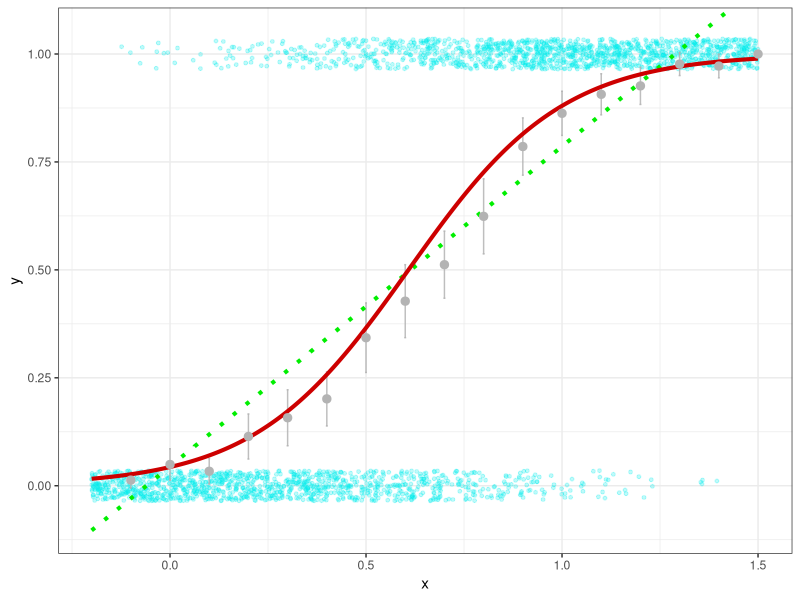

Write R code to recreate this figure.
# ADA8 – Astronomical Data Analysis Summer School
# Bayesian tutorial by Rafael S. de Souza - ELTE, Hungary & COIN
#
# Partial example from Bayesian Models for Astrophysical Data 
# by Hilbe, de Souza & Ishida, 2016, Cambridge Univ. Press
#
# Example of Bayesian Logit regression in R
# synthetic data
# 1 response (y) and 1 explanatory variable (x1) 


require(ggplot2)

set.seed(13979)                         # set seed to replicate example
nobs <- 2500                            # number of observations
nmax <- 1.5                             # limit on explanatory variable
nmin <- - 0.2
x1 <- runif(nobs,nmin,nmax)             # random uniform variable


xb <- -3 + 5*x1                         # linear predictor
exb <- 1/(1+exp(-xb))                   # inverse-logit link
by <- rbinom(nobs,size=1, prob = exb)   # create y as adjusted random bernoulli variate
logitmod <-data.frame(by, x1)           # create data frame



# Fit a logit model 
fit_logit <- glm(by ~ x1,data=logitmod,family = 'binomial')
pred_logit <- predict(fit_logit, type = 'response')
data_logit <- data.frame(x1,pred_logit)


# Fit a normal model - for comparison reasons
fit_norm <- lm(by ~ x1,data = logitmod)
pred_norm <- predict(fit_norm, type = 'response')
data_norm <- data.frame(x1,pred_norm)


# bin data for visualization only 
binx<-0.1
t.breaks <-cut(x1, seq(nmin,nmax, by=binx))
means <-tapply(by, t.breaks, mean)
semean <-function(x) sd(x)/sqrt(length(x))
means.se <-tapply(by, t.breaks, semean)
gbin<-data.frame(x=seq(nmin+binx,nmax, by=binx),y=means)


# plot
ggplot(logitmod,aes(x=x1,y=by))+ 
  geom_point(colour="cyan2",size=1,alpha=0.25,position = position_jitter (height  = 0.035))+
  
  geom_errorbar(data=gbin,aes(x=x,y=y,ymin=y-2*means.se,ymax=y+2*means.se),alpha=0.85,
                colour="gray70",width=0.005)+
  geom_line(aes(y=pred_norm), col='green2', size=1.4,data=data_norm,linetype="dotted") +  
  geom_line(aes(y=pred_logit),data=data_logit,size=1.4,col='red3')+
  geom_point(aes(x=x,y=y),size=2.5,data=gbin,colour="gray70")+
  theme_bw()+
  ylab("y")+
 xlab("x")+coord_cartesian(ylim=c(-0.1,1.05))


